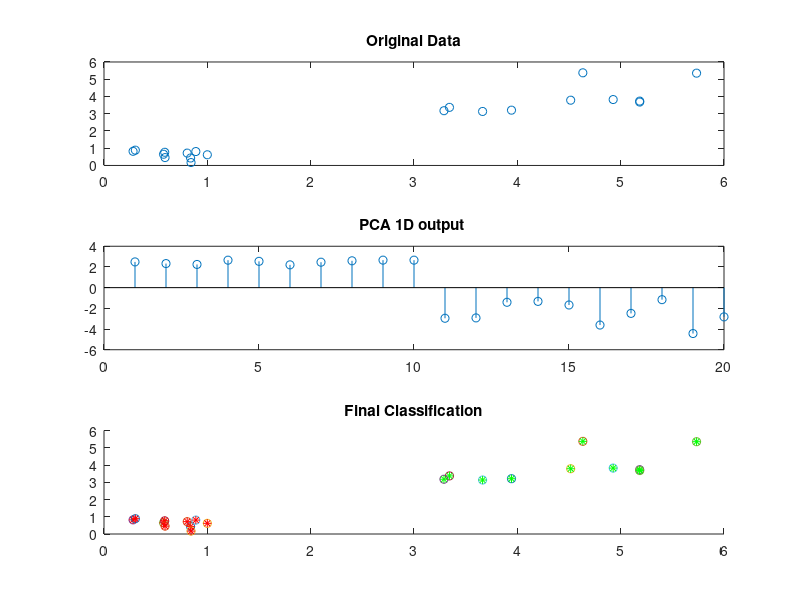

Write the MATLAB code that produced this figure.
% PCA 
% Written by SIAMAK FARIDANI
% I used this tutotial
% www.cs.otago.ac.nz/cosc453/student_tutorials/principal_components.pdf

clc;
close all;
clear all;

numdata=20; %should be even

%step 1, generating a dataset
x1=rand(numdata/2,1);
y1=rand(numdata/2,1);
x2=3*rand(numdata/2,1)+3;
y2=3*rand(numdata/2,1)+3;

x=[x1;x2];
y=[y1;y2];

%step 2, finding a mean and subtracting
xmean=mean(x);
ymean=mean(y);

xnew=x-xmean*ones(numdata,1);
ynew=y-ymean*ones(numdata,1);

subplot(3,1,1);
plot(x,y, 'o');
title('Original Data');

%Uncomment to see the data after the deduction of the mean
%subplot(4,1,2);
%plot(xnew,ynew, 'o');
%title('mean is deducted')

%step 3, covariance matrix
covariancematrix=cov(xnew,ynew);

%step 4, Finding Eigenvectors
[V,D] = eig(covariancematrix);
D
D=diag(D);
V
D
maxeigval=V(:,find(D==max(D)))


%step 5, Deriving the new data set
%finding the projection onto the eigenvectors

finaldata=maxeigval'*[xnew,ynew]';
subplot(3,1,2);
stem(finaldata, 'DisplayName', 'finaldata', 'YDataSource', 'finaldata');
title('PCA 1D output ')
%we do a classification now
subplot(3,1,3);
title('Final Classification')
hold on
for i=1:size(finaldata,2)
    if  finaldata(i)>=0
        plot(x(i),y(i),'o')
        plot(x(i),y(i),'r*')
        
    else
        plot(x(i),y(i),'o')
        plot(x(i),y(i),'g*')
    end
    
end
